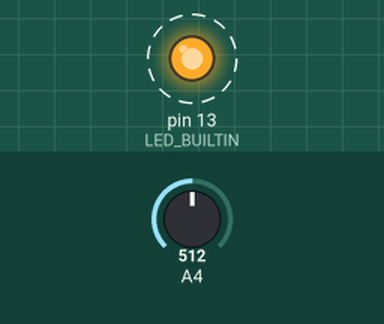
Bench run of a sketch on a simulated Arduino Uno, built with avr-gcc and run on an emulated ATmega328P. Parts: output pins drawn as LEDs (lit = HIGH). Dashed ring = blinking. The inputs (shaded band) are chosen by the test bench; at power-on: A4 = 512. What the sketch prints to the serial monitor is not drawn.

Above: at 14.7 s.
Timing chart, 0 to 17.5 s (numbered marks = the images above):
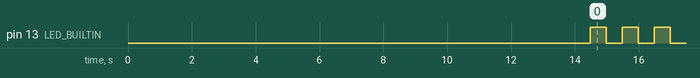

Measured:
- by itself, pin 13 (LED_BUILTIN): alternates HIGH for 0.50 s and LOW for 0.50 s

The sketch:

main.ino
```cpp
/*
  #include <bubbleSort.h>
  #include <heapSort.h>
  #include <insertionSort.h>
  #include <introSort.h>
  #include <mergeSort.h>
  #include <quickSort.h>
  #include <selectionSort.h>
  #include <timSort.h>
*/
#include <introSort.h>
#include <arrayFunc.h>

short arr[750];
size_t len = sizeof(arr) / sizeof(arr[0]);

void setup() {
  Serial.begin(9600);

  avgTime(arr, len, introSort);

  pinMode(LED_BUILTIN, OUTPUT);
}

void loop() {
  digitalWrite(LED_BUILTIN, HIGH);
  delay(500);
  digitalWrite(LED_BUILTIN, LOW);
  delay(500);
}
```
